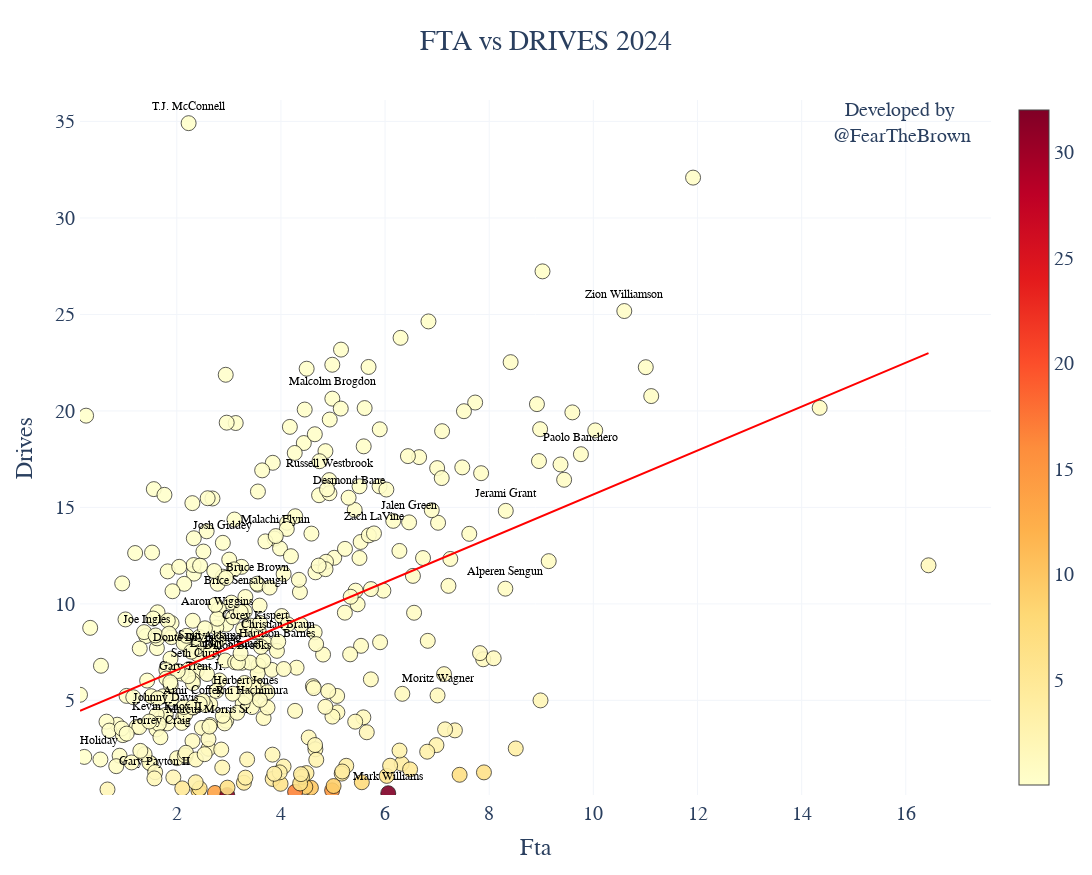

The cell this chart's notebook holds for it:
### Code cell
import pandas as pd
import requests
import plotly.graph_objects as go
import math
from scipy import stats
import string
import numpy as np
import time
from scipy.stats import zscore
import sys
import os
import glob
import statsmodels.api as sm

from nba_api.stats.static import players,teams

start_time = time.time()
directory = "data/2025"

# Use glob to find all CSV files in the directory
csv_files = glob.glob(os.path.join(directory, "*.csv"))
def graph_scatter(column1,column2,year,ps = False,mp=50):
   

   
    df = pd.read_csv('year_totals/'+str(year)+'.csv')
    df =df[df.MIN>500]
    team_list= {}
    full_name = {}
    nba_teams = teams.get_teams()
    for org in nba_teams:
        team_list[org['abbreviation']] = org['id']
        full_name[org['abbreviation']] = org['full_name']


    df['name']=df['PLAYER_NAME']
    df['PLAYER_NAME'] = [
        name if i % 10 == 0 else ''
        for i, name in enumerate(df['PLAYER_NAME'])
    ]

    


    hover_text = (
        "Player: " + df["name"] +
        "<br>Passes: " + df[column1].round(1).astype(str) +
        "<br>Potential Assists: " + df[column2].round(1).astype(str) 
    )
    '''
    if player.upper() not in team_list.keys():
        player =df[df['nba_id']==player_id]['Name'].iloc[0]

        df['opa']=.7
      
        df.loc[df['nba_id']==player_id, 'opa'] = 1
    
        df.loc[df['nba_id']!=player_id, 'Name'] = ''
        df['size'] = 0
        df.loc[df['nba_id']==player_id, 'size'] = 3
        title=player.title()

    else:
    
        player = player.upper()
        team_id = int(team_list[player])
        df['team_id'] = df['team_id'].astype(int)
        df['opa']=.7
      
        df.loc[df['team_id']==team_id, 'opa'] = 1
    
        df.loc[df['team_id']!=team_id, 'Name'] = ''
        df['size'] = 0
        df.loc[df['team_id']==team_id, 'size'] = 3

        title = full_name[player.upper()]
    '''

    df['opa']=.9
    df['size']=.7
    df[column1]=100*df[column1]/df.POSS
    df[column2]=100*df[column2]/df.POSS
     

    
    x_min = df[column1].min()
    x_max = df[column1].max()
    y_min= df[column2].min()
    y_max= df[column2].max()


    fig =go.Figure()
    fig.add_trace(go.Scatter(
        y=df[column2],
        x=df[column1],
        mode='markers+text',
        name='data',
        text=df['PLAYER_NAME'],
        hovertext=hover_text,

        textposition="top center",
        showlegend=False,
        marker=dict(
            colorscale="YlOrRd",
            
            color=df[column1] / df[column2],
            opacity=df['opa'],
            line=dict(
                color='black',
                width=df['size']  # Use the 'size' column to set the outline width
            ),
            colorbar=dict(
                title_side='right'
            ),
            
            size=15
        ),
        textfont=dict(
            family="Malgun Gothic",  # Change font family here
            size=12,         # Adjust font size as needed
            color="black"     # Set font color
        )
    ))

    fig.update_xaxes(title_text = column1.title(),showline=True,  gridcolor='#f2f5fa' )
    fig.update_yaxes(title_text = column2.title(),showline=True,gridcolor='#f2f5fa')
    y=df[column2]
    x=df[column1]
    X = sm.add_constant(x)  # Adds a constant term to the predictor
    model = sm.OLS(y, X).fit()
    trendline = model.predict(X)

# Create the trendline plot
    trendline_plot = go.Scatter(
        x=x,
        y=trendline,
        mode='lines',
        name='Trendline',
        line=dict(color='red'),
        showlegend=False
    )





# Add the trendline to the existing figure
    fig.add_trace(trendline_plot)
    

    fig.update_layout(
        width = 1225,
        height = 875,
        xaxis_range = [x_min,x_max+1.2],
        yaxis_range = [y_min,y_max+1.2] ,
        title = column1 +' vs ' +column2 +' '+ str(year),
        title_x=.5,
        autosize=True,
        paper_bgcolor='#FFFFFF',
        plot_bgcolor='#FFFFFF',
                        
        font=dict(
            family="Arial",
            size=20,
            color='#2A3F5F'
        ),
                       
        
        annotations=[
        go.layout.Annotation(
            showarrow=False,
            text='Developed by <br>@FearTheBrown',
            y=y_max,
            x=x_max- .5
 
            
        ),
        go.layout.Annotation(
            showarrow=False,
            text='Automated by <br>@GabeLeftBrain',
            y=y_max,
            x=0
 
            
        )
        ]
    )  
    return fig
fig=graph_scatter('FTA','DRIVES',2024)
fig.show()

### Figure 1 — Plotly figure (JSON) as saved in the notebook; plotly's stock layout.template omitted (floating-point values rounded to 4 significant figures; data arrays with more than 128 entries replaced by an {"elided": "..."} marker saying what was removed)
{"data": [{"hovertext": {"elided": "360 str values"}, "marker": {"color": {"elided": "360 float values"}, "colorbar": {"title": {"side": "right"}}, "colorscale": [[0, "rgb(255,255,204)"], [0.125, "rgb(255,237,160)"], [0.25, "rgb(254,217,118)"], [0.375, "rgb(254,178,76)"], [0.5, "rgb(253,141,60)"], [0.625, "rgb(252,78,42)"], [0.75, "rgb(227,26,28)"], [0.875, "rgb(189,0,38)"], [1, "rgb(128,0,38)"]], "line": {"color": "black", "width": {"elided": "360 float values"}}, "opacity": {"elided": "360 float values"}, "size": 15}, "mode": "markers+text", "name": "data", "showlegend": false, "text": {"elided": "360 str values"}, "textfont": {"color": "black", "family": "Malgun Gothic", "size": 12}, "textposition": "top center", "type": "scatter", "x": {"elided": "360 float values"}, "y": {"elided": "360 float values"}}, {"line": {"color": "red"}, "mode": "lines", "name": "Trendline", "showlegend": false, "type": "scatter", "x": {"elided": "360 float values"}, "y": {"elided": "360 float values"}}], "layout": {"annotations": [{"showarrow": false, "text": "Developed by <br>@FearTheBrown", "x": 15.94, "y": 34.91}, {"showarrow": false, "text": "Automated by <br>@GabeLeftBrain", "x": 0, "y": 34.91}], "autosize": true, "font": {"color": "#2A3F5F", "family": "Arial", "size": 20}, "height": 875, "paper_bgcolor": "#FFFFFF", "plot_bgcolor": "#FFFFFF", "title": {"text": "FTA vs DRIVES 2024", "x": 0.5}, "width": 1225, "xaxis": {"gridcolor": "#f2f5fa", "range": [0.141, 17.64], "showline": true, "title": {"text": "Fta"}, "type": "linear"}, "yaxis": {"gridcolor": "#f2f5fa", "range": [0.09579, 36.11], "showline": true, "title": {"text": "Drives"}, "type": "linear"}}}
